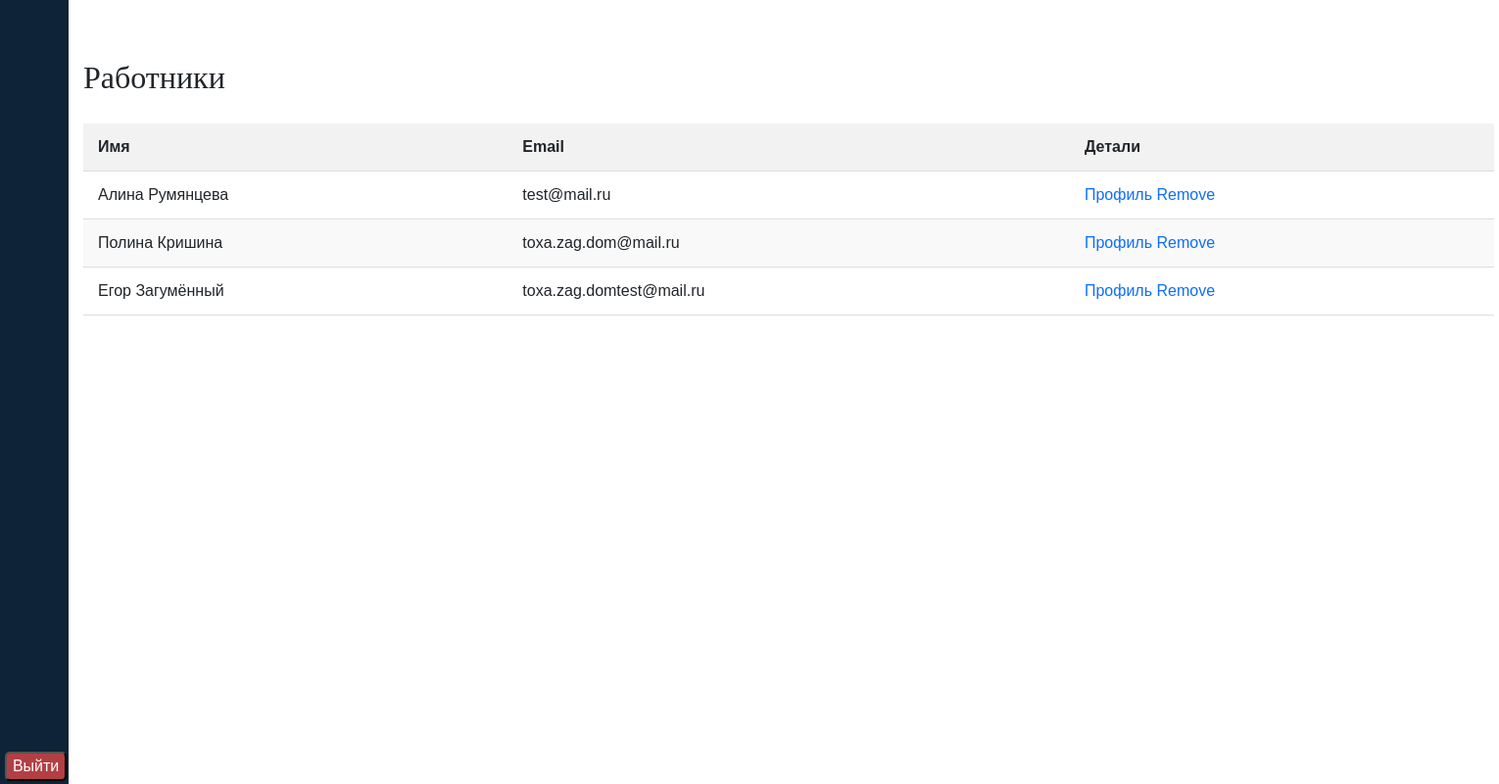
/appointment/app-admin/staff-list/ (signed in), run on the app's committed database.
### appointment/models.py (models this page shows, shortened)
class StaffMember(models.Model):
    user = models.OneToOneField(settings.AUTH_USER_MODEL, on_delete=models.CASCADE)
    services_offered = models.ManyToManyField(Service)
    slot_duration = models.PositiveIntegerField(
        null=True, blank=True,
        help_text='(Количество слотов доступных для записи к данному работнику, день будет разбит на промежутки по'
                  ' установленному количеству минут)'
    )
    lead_time = models.TimeField(
        null=True, blank=True,
        help_text="Время начала рабочего дня"
    )
    finish_time = models.TimeField(
        null=True, blank=True,
        help_text="Время конца рабочего дня"
    )
    appointment_buffer_time = models.FloatField(
        blank=True, null=True,
        help_text='Время между текущим моментом и первым доступным интервалом на текущий день (не влияет на завтра)'
    )
    def get_staff_member_name(self):
        name_options = [
            getattr(self.user, 'get_full_name', lambda: '')(),
            f"{self.user.first_name} {self.user.last_name}",
            self.user.username,
            self.user.email,
            f"Staff Member {self.id}"
        ]
        return next((name.strip() for name in name_options if name.strip()), "Unknown")

### appointment/views_admin.py (the view)
# urls.py: path('staff-list/', views_admin.get_staff_list, name='get_staff_list'),
@require_user_authenticated
@require_staff_or_superuser
def get_staff_list(request):
    staff_members = StaffMember.objects.all()
    context = {'staff_members': staff_members}
    return render(request, 'administration/staff_list.html', context=context)

### appointment/templates/administration/staff_list.html (shortened to what this page needs)
{% extends 'mainController/layout.html'%}
{% load i18n %}
{% load static %}
{% block customCSS %}
    <link rel="stylesheet" type="text/css" href="{% static 'css/app_admin/staff_list.css' %}"/>
{% endblock %}
{% block body %}
    <section class="content content-wrapper">
        <div class="profile-container">
            <section class="profile-section">
                <div class="section-header">
                    <h2 class="section-header-itm">{% trans 'Работники' %}</h2>
                </div>
                <div class="responsive-table-container">
                    <table>
                        <thead>
                        <tr>
                            <th>{% trans 'Имя' %}</th>
                            <th>{% trans 'Email' %}</th>
                            <th>{% trans 'Детали' %}</th>
                        </tr>
                        </thead>
                        <tbody>
                        {% for staff_member in staff_members %}
                            <tr>
                                <td>{{ staff_member.get_staff_member_name }}</td>
                                <td>{{ staff_member.user.email|default:"Не указано" }}</td>
                                <td>
                                    <a href="{% url 'user_profile' staff_member.user.id %}"
                                       class="modify-btn button-color-blue">{% trans 'Профиль' %}</a>
                                    <a href="{% url 'remove_staff_member' staff_member.user.id %}"
                                       class="modify-btn button-color-red">{% trans 'Remove' %}</a>
                                </td>
                            </tr>
                        {% empty %}
                            <tr>
                                <td colspan="3">{% trans 'Сотрудников не добавлено' %}.</td>
                            </tr>
                        {% endfor %}
                        </tbody>
                    </table>
                </div>
            </section>
        </div>
    </section>
{% endblock %}

### mainController/static/mainController/css/mainController.css (style rules this page uses)
body { margin: 0 auto; padding: 0; }
.carousel-item h3, h2 { FONT-FAMILY: fangsong; }
body { font-family: 'Poppins', sans-serif; }

### appointment/static/css/app_admin/staff_list.css (style rules this page uses)
.section-header { display:flex; }
.profile-section table { width: 100%; border-collapse: collapse; margin-top: 20px; }
.profile-section th, .profile-section td { padding: 12px 15px; text-align: left; border-bottom: 1px solid #ddd; font-size: 16px; }
.profile-section th { background-color: #f2f2f2; font-weight: bold; }
.profile-section tr:nth-child(even) { background-color: #f9f9f9; }
.profile-container { margin: 0 auto; width: 1440px; }
.profile-section { margin: 0 auto; width: 1440px; }

### data on the page
StaffMember: get_staff_member_name "Алина Румянцева", user.email "test@mail.ru"
StaffMember: get_staff_member_name "Полина Кришина", user.email "toxa.zag.dom@mail.ru"
StaffMember: get_staff_member_name "Егор Загумённый", user.email "toxa.zag.domtest@mail.ru"
